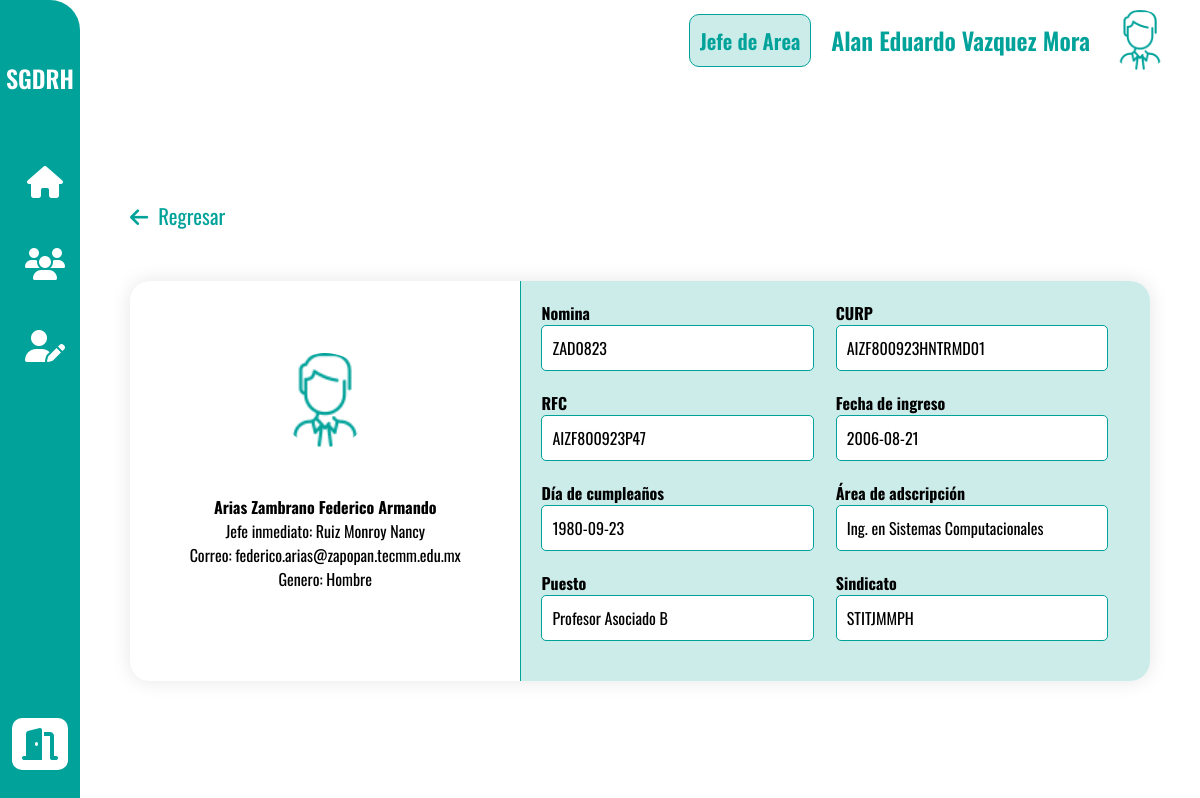
Screenshot of /public/admin_home.php?page=see_user&action=seeUser&userID=6 (signed in) with the database file from the repository.
### tables this page shows
CREATE TABLE `usuario` (
  `usuario_id` int(11) NOT NULL AUTO_INCREMENT,
  `usuario_nomina` varchar(100) NOT NULL,
  `usuario_nombre` varchar(100) NOT NULL,
  `usuario_curp` varchar(100) NOT NULL,
  `usuario_rfc` varchar(100) NOT NULL,
  `usuario_email` varchar(150) NOT NULL,
  `usuario_password` varchar(100) NOT NULL,
  `usuario_foto` longblob,
  `usuario_genero` varchar(1) NOT NULL,
  `usuario_fechaIngreso` date DEFAULT NULL,
  `usuario_fechaCumpleaños` date DEFAULT NULL,
  `puesto_id` int(11) NOT NULL,
  `areaAdscripcion_id` int(11) NOT NULL,
  `jefeInmediato_id` int(11) NOT NULL,
  `sindicato_id` int(11) NOT NULL,
  `rol_id` int(11) NOT NULL,
  `usuario_estatus` varchar(50) NOT NULL,
  PRIMARY KEY (`usuario_id`),
  KEY `puesto_id` (`puesto_id`),
  KEY `areaAdscripcion_id` (`areaAdscripcion_id`),
  KEY `jefeInmediato_id` (`jefeInmediato_id`,`sindicato_id`,`rol_id`),
  KEY `rol_id` (`rol_id`),
  KEY `sindicato_id` (`sindicato_id`),
  CONSTRAINT `usuario_ibfk_1` FOREIGN KEY (`puesto_id`) REFERENCES `puesto` (`puesto_id`),
  CONSTRAINT `usuario_ibfk_2` FOREIGN KEY (`areaAdscripcion_id`) REFERENCES `areaadscripcion` (`areaAdscripcion_id`),
  CONSTRAINT `usuario_ibfk_3` FOREIGN KEY (`rol_id`) REFERENCES `rol` (`rol_id`),
  CONSTRAINT `usuario_ibfk_4` FOREIGN KEY (`sindicato_id`) REFERENCES `sindicato` (`sindicato_id`),
  CONSTRAINT `usuario_ibfk_5` FOREIGN KEY (`jefeInmediato_id`) REFERENCES `jefeinmediato` (`jefeInmediato_id`)
);

CREATE TABLE `jefeinmediato` (
  `jefeInmediato_id` int(11) NOT NULL AUTO_INCREMENT,
  `jefeInmediato_nombre` varchar(100) NOT NULL,
  `areaAdscripcion_id` int(11) NOT NULL,
  PRIMARY KEY (`jefeInmediato_id`)
);

CREATE TABLE `areaadscripcion` (
  `areaAdscripcion_id` int(11) NOT NULL AUTO_INCREMENT,
  `areaAdscripcion_nombre` varchar(50) NOT NULL,
  PRIMARY KEY (`areaAdscripcion_id`)
);

CREATE TABLE `puesto` (
  `puesto_id` int(11) NOT NULL AUTO_INCREMENT,
  `puesto_nombre` varchar(50) NOT NULL,
  PRIMARY KEY (`puesto_id`)
);

CREATE TABLE `sindicato` (
  `sindicato_id` int(11) NOT NULL AUTO_INCREMENT,
  `sindicato_nombre` varchar(50) NOT NULL,
  `sindicato_jefe` varchar(100) NOT NULL,
  PRIMARY KEY (`sindicato_id`)
);

### src/controllers/UserController.php (called while the page is built, shortened)
<?php
require_once MODEL_PATH . 'UserModel.php';
class UserController
{
    private $userModel;
    public function __construct($db)
    {
        $this->userModel = new UserModel($db);
    }
    public function seeUser($userID)
    {
        $user = $this->userModel->getUserById($userID);
        require VIEW_PATH . 'manage_users/seeUser.php';
    }
}

### src/models/UserModel.php (called while the page is built, shortened)
<?php
class UserModel
{
    private $db;
    public function __construct($db)
    {
        $this->db = $db;
    }
    public function getUserById($userID)
    {
        $query = "SELECT usuario.*, rol.*, puesto.*, areaAdscripcion.*, jefeinmediato.*, sindicato.*
                  FROM usuario
                  LEFT JOIN rol ON usuario.rol_id = rol.rol_id
                  LEFT JOIN puesto ON usuario.puesto_id = puesto.puesto_id
                  LEFT JOIN areaAdscripcion ON usuario.areaAdscripcion_id = areaAdscripcion.areaAdscripcion_id
                  LEFT JOIN jefeinmediato ON usuario.jefeInmediato_id = jefeinmediato.jefeInmediato_id
                  LEFT JOIN sindicato ON usuario.sindicato_id = sindicato.sindicato_id
                  WHERE usuario.usuario_id = :userID";
        $stmt = $this->db->prepare($query);
        $stmt->bindParam(':userID', $userID, PDO::PARAM_INT);
        $stmt->execute();
        return $stmt->fetch(PDO::FETCH_ASSOC);
    }
}

### server/DB.php (called while the page is built, shortened)
<?php
class DB
{
    private $host = "localhost";
    private $username = "root";
    private $password = "";
    private $database = "sgdrh";
    private $connection;
    public function __construct()
    {
        try {
            $this->connection = new PDO("mysql:host=$this->host;dbname=$this->database;charset=utf8", $this->username, $this->password);
            $this->connection->setAttribute(PDO::ATTR_ERRMODE, PDO::ERRMODE_EXCEPTION);
        } catch (PDOException $e) {
            die("Connection failed: " . $e->getMessage());
        }
    }
    public function prepare($sql)
    {
        return $this->connection->prepare($sql);
    }
}

### src/views/manage_users/seeUser.php (the view, shortened to what this page needs)
<?php if (!empty($user)) : ?>
    <div class="container">
        <a href="admin_home.php?page=manage_users"><i class="fa-solid fa-arrow-left"></i>Regresar</a>
        <div class="card_profile">
            <div class="card_user_avatar">
                <div class="avatar_stack">
                    <?php if ($user['usuario_genero'] === 'H') {
                        echo '<img src="assets/images/hombre.png">';
                    } else {
                        echo '<img src="assets/images/mujer.png">';
                    } ?>
                </div>
                <div class="user_details">
                    <span class="user-name"><?= $user['usuario_nombre']; ?></span>
                    <span class="user-info">Jefe inmediato: <?= $user['jefeInmediato_nombre']; ?></span>
                    <span class="user-info">Correo: <?= $user['usuario_email']; ?></span>
                    <span class="user-info">Genero: <?= ($user['usuario_genero'] == "H") ? 'Hombre' : 'Mujer' ?></span>
                </div>
            </div>
            <div class="card_user_info">
                <?php
                $fields = [
                    'Nomina' => 'usuario_nomina',
                    'CURP' => 'usuario_curp',
                    'RFC' => 'usuario_rfc',
                    'Fecha de ingreso' => 'usuario_fechaIngreso',
                    'Día de cumpleaños' => 'usuario_fechaCumpleaños',
                    'Área de adscripción' => 'areaAdscripcion_nombre',
                    'Puesto' => 'puesto_nombre',
                    'Sindicato' => 'sindicato_nombre'
                ];
                foreach ($fields as $label => $field) {
                    echo '<div class="input_group">';
                    echo '<label for="' . $label . '">' . $label . '</label>';
                    echo '<input type="text" id="' . $label . '" value="' . $user[$field] . '" readonly>';
                    echo '</div>';
                }
                ?>
            </div>
        </div>
    </div>
<?php else : ?>
    <?= "Usuario no encontrado"; ?>
<?php endif; ?>

### public/assets/css/admin/see_user.css (style rules this page uses)
.container { display: flex; gap: 50px; flex-direction: column; justify-content: center; padding: 50px; }
.container a { color: #00A29A; font-size: 1.3rem; text-decoration: none; }
.container i { color: #00A29A; font-size: 1.3rem; margin-right: 10px; }
.card_profile { align-items: center; box-shadow: 0 0 20px rgba(0, 0, 0, 0.1); border-radius: 20px; display: flex; justify-content: center; }
.card_profile .card_user_avatar { align-items: center; display: flex; gap: 20px; flex-direction: column; justify-content: center; padding: 20px; }
.card_profile .card_user_avatar .avatar_stack { position: relative; width: 100px; z-index: 1; }
.card_profile .card_user_avatar .avatar_stack img { width: 100%; border-radius: 50%; border: 3px solid #fff; }
.card_profile .card_user_avatar .user_details { align-items: center; display: flex; flex-direction: column; justify-content: center; padding: 20px; }
.user-name { font-size: 1rem; font-weight: 700; color: #000000; }
.user-info { font-size: 1rem; color: #000000; }
.card_profile .card_user_info { align-items: center; background: #CCECEA; border-left: 1px solid #00A29A; border-top-right-radius: 20px; border-bottom-right-radius: 20px; display: grid; grid-template-columns: repeat(2, 1fr); justify-content: center; padding: 20px; }
.card_profile .card_user_info .input_group { margin-bottom: 20px; }
.card_profile .card_user_info .input_group label { font-size: 1.5rem; font-weight: bold; color: #000000; }
.card_profile .card_user_info .input_group input { border: 1px solid #00A29A; border-radius: 5px; padding: 10px; outline: none; width: calc(100% - 22px); }
.card_profile .card_user_info .input_group input[readonly] { background-color: #FFFFFF; color: #000000; cursor: default; }
@media (min-width: 768px) { .card_profile .card_user_avatar { width: 300px; } }
@media (min-width: 768px) { .card_profile .card_user_avatar .user_details { display: flex; font-size: .8rem; } }
@media (min-width: 768px) { .user-name { font-size: .8rem; } }
@media (min-width: 768px) { .user-info { font-size: .6rem; } }
@media (min-width: 768px) { .card_profile .card_user_info .input_group label { font-size: 1rem; } }
@media (min-width: 768px) { .card_profile .card_user_info .input_group input { font-size: .8rem; } }
@media (min-width: 1024px) { .card_profile .card_user_avatar { width: 400px; } }
@media (min-width: 1024px) { .card_profile .card_user_avatar .user_details { font-size: 1rem; } }
@media (min-width: 1024px) { .user-name { font-size: 1rem; } }
@media (min-width: 1024px) { .user-info { font-size: 1rem; } }
@media (min-width: 1024px) { .card_profile .card_user_info .input_group input[readonly] { font-size: 1rem; } }

### public/assets/css/page.css (style rules this page uses)
body { display: flex; flex-direction: column; height: 100vh; width: 100vw; }
@media (min-width: 768px) { body { flex-direction: row; } }
@media (min-width: 1024px) { body { flex-direction: row; } }

### public/assets/css/parameters.css (style rules this page uses)
:root { --primary: #00A29A; --secondary: #D9D9D9; --text-primary: #000000; --text-secondary: #FFFFFF; }
* { box-sizing: border-box; font-family: 'Oswald', sans-serif; margin: 0; padding: 0; }

### rows the page displays
usuario: usuario_nombre "Arias Zambrano Federico Armando", jefeInmediato.jefeInmediato_nombre "Ruiz Monroy Nancy", usuario_email "federico.arias@zapopan.tecmm.edu.mx", usuario_nomina "ZAD0823", usuario_curp "AIZF800923HNTRMD01", usuario_rfc "AIZF800923P47", usuario_fechaIngreso "2006-08-21", usuario_fechaCumpleaños "1980-09-23", areaAdscripcion.areaAdscripcion_nombre "Ing. en Sistemas Computacionales", puesto.puesto_nombre "Profesor Asociado B", sindicato.sindicato_nombre "STITJMMPH"

### other values shown
$roles_nombres[$_SESSION['user_role']] "Jefe de Area"
$_SESSION['user_name'] "Alan Eduardo Vazquez Mora"
$label "Nomina"
$label "CURP"
$label "RFC"
$label "Fecha de ingreso"
$label "Día de cumpleaños"
$label "Área de adscripción"
$label "Puesto"
$label "Sindicato"
